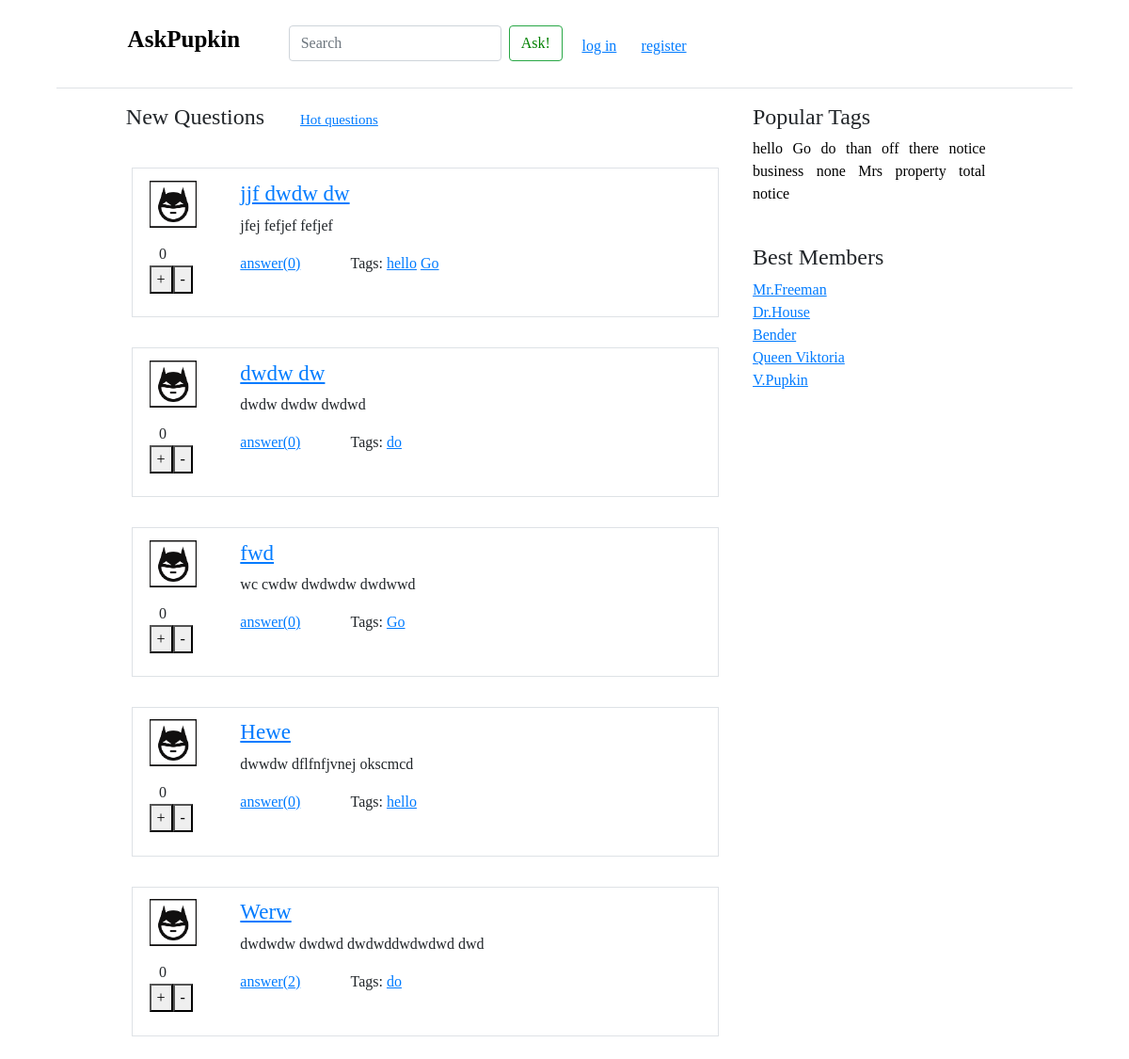
The page / on the database its author committed.
### questions/models.py (models this page shows, shortened)
class Question(models.Model):
    author = models.ForeignKey(Profile, on_delete=models.CASCADE, default=0)
    title = models.CharField(default=0, max_length=128, verbose_name=u"Заголовок вопроса")
    text = models.TextField(default=0, verbose_name=u"Текст вопроса")
    rating = models.IntegerField(default=0, verbose_name=u"Рейтинг вопроса")
    tags = models.ManyToManyField(Tag, related_name='questions')
    create_date = models.DateTimeField(default=datetime.now, verbose_name=u"Время создания вопроса")
    objects = QuestionManager()

class Profile(models.Model):
    user = models.OneToOneField(
        settings.AUTH_USER_MODEL,
        on_delete=models.CASCADE
    )
    avatar = models.ImageField(default="static/image/avatar.png")
    USERNAME_FIELD ='username'

class Tag(models.Model):
    title = models.CharField(max_length=64, verbose_name=u"Название тега")
    rating = models.IntegerField(default=0, verbose_name=u"Рейтинг тега")
    objects = TagManager()

### questions/views.py (the view)
# urls.py: path('', views.MainView.as_view(),name="index"),
class MainView(TemplateView):
    template_name = 'questions/index.html'
    def get(self, request):
        if request.user.is_authenticated:
            all_tags = Tag.objects.get_all_tags()
            questions = Question.objects.sort_by_question_date()
            objects_page = pagination(request.GET.get('page'), questions);
            return render(request, self.template_name, {"tags": all_tags, "page_obj": objects_page, "user": auth.get_user(request)})
        else:
            all_tags = Tag.objects.get_all_tags()
            questions = Question.objects.sort_by_question_date()
            objects_page = pagination(request.GET.get('page'), questions);
            return render(request, self.template_name, {"tags": all_tags, "page_obj": objects_page})

### questions/managers.py (called while the page is built)
    def sort_by_question_date(self):
        return self.all().order_by('create_date').reverse()

    def get_all_tags(self):
        return self.all()

### questions/views.py (called while the page is built)
def pagination(page, object_list):
    p = Paginator(object_list, settings_s.PAGE_CONST)
    try:
        objects_page = p.get_page(page)
    except PageNotAnInteger:
        objects_page = p.get_page(1)
    return objects_page

### questions/templates/questions/index.html (shortened to what this page needs)
{% extends 'base.html' %}
{% load static %}
{% block content %}
    <h4>New Questions <span class="small_text"><a href="{% url 'hot' %}">Hot questions</a></h4>
{% for question in page_obj %}
<div class="post_padding">
<div class="row padding_2_p border margin_for_row padding_top_2">
    <div class="left_col_reg padding_right col-md-2">
        <img src="/{{question.author.avatar}}" class="img_avatar"></img>
                <div class="col_padding_left">{{question.rating}}</div>
                <div class="btn-group" >
                        <button type="button" class="button_like">+</button>
                        <button type="button" >-</button>
                </div>
    </div>
    <div class="left_col_reg col-md-10 mb-3" >
        <h2 class="header2"><a href="{% url 'question' question.id %}">{{question.title}}</a></h2>
        <p class="normal_text">{{question.text}}</p>
        <p class="normal_text"><a href="{% url 'question' question.id %}">answer({{question.answer_set.count}})</a>
            <span class="left_padding">Tags:
                {% for tag in question.tags.all %}
                <a href="#">{{tag.title}}</a>
                {% endfor %}
            </span>
        </p>
    </div>
</div>
</div>
{% endfor %}
{% endblock %}

### questions/templates/base.html (shortened to what this page needs)
{% load static %}
<!doctype html>
<html lang="en">
  <head>
      <link rel="stylesheet" type="text/css" href="{% static 'css/bootstrap/css/bootstrap.min.css' %}">
      <link rel="stylesheet" type="text/css" href="{% static 'css/c_base.css' %}">
  </head>
  <body>
   <div class="c margin_b">
<div class="d-flex flex-column flex-md-row align-items-center p-3 px-md-4 mb-3 bg-white border-bottom box-shadow">
    <h5 class="nav_padding_left site_header"><a class="des" href="{% url 'index' %}">AskPupkin</a></h5>
    <form class="nav_padding_left form-inline mt-2 mt-md-0">
        <input class="form-control mr-sm-2" type="text" placeholder="Search" aria-label="Search">
    </form>
    <button class="btn btn-outline-success my-2 my-sm-0" type="submit"><a class="button_d_g" href="{% url 'ask' %}">Ask!</a></button>
    {% if user.is_authenticated %}
    <img src="{% static 'image/avatar.png' %}" class="img_nav"></img>
    <div class="padding_nav col-sm-3 col-sm-offset-1 blog-sidebar">
        <div class="align_left_nav sidebar-module sidebar-module-inset">
            <span class="text-dark" >{{user.username}}</span>
            <p><a href="{% url 'settings' %}">settings</a>
                <a href="{% url 'logout' %}?сontinue={{ request.path|urlencode }}">log out</a>
            </p>
        </div>
    </div>
    {% else %}
     <div class="padding_nav col-sm-3 col-sm-offset-1 blog-sidebar">
        <div class="align_left_nav sidebar-module sidebar-module-inset">
            <p><a href="{% url 'login' %}?сontinue={{ request.path|urlencode }}">log in</a>
            <a class="nav_padding" href="{% url 'register' %}">register</a>
            </p>
        </div>
    </div>
    {% endif %}
</div>
    <div class="row">
        <div class="padding_8_p col-sm-8 blog-main">
            {% block content %}{% endblock %}
        </div>
        <div class="col-sm-3 col-sm-offset-1 blog-sidebar">
          <div class="justify sidebar-module sidebar-module-inset">
            <h4>Popular Tags</h4>
            <p>
                {% for tag in tags %}
                <a href="/tag/{{ tag.title }}" class="des">{{ tag.title }}</a>
                {% endfor %}
            </p>
          </div>
          <div class="best_members_top ccdsidebar-module">
            <h4>Best Members</h4>
            <ol class="list-unstyled">
              <li><a href="#">Mr.Freeman</a></li>
              <li><a href="#">Dr.House</a></li>
              <li><a href="#">Bender</a></li>
              <li><a href="#">Queen Viktoria</a></li>
              <li><a href="#">V.Pupkin</a></li>
            </ol>
          </div>
        </div>
      </div>
   </div>
  </body>
</html>

### questions/static/css/c_base.css (style rules this page uses)
span.small_text { padding-left:5%; font-size:15px; }
span.left_padding { padding-left:10%; }
body { font-family: Comic Sans MS;  }
.site_header { font-weight: bold; font-size:25px; }
.border { outline:4px; }
img { width: 50px; }
.img_avatar { margin-left: 5%; }
.padding_nav { padding-top: 2%; padding-left:2% }
.align_left_nav { text-align:left; }
.c { padding-right: 5%; padding-left: 5%; }
.header2 { font-size:23px; }
a { text-decoration:underline; }
a.des { color:black; text-decoration: none; }
.button_like { margin-left: 10%; }
.post_padding { padding-top: 5%; }
.col_padding_left { padding-left:15%; }
.normal_text { font-weight: normal; }
.nav_padding { padding-left:10%; }
.nav_padding_left { padding-left:5%; }
.padding_8_p { padding-left:8%; }
.padding_2_p { padding-left:2%; }
.left_col_reg { padding-left:0%; }
.justify { text-align:justify; }
.best_members_top { padding-top:10%; }
.padding_right { magrin:1%; padding-right:0%; }
.padding_top_2 { padding-top:2%; padding-bottom:2%; }
.margin_for_row { margin-right: 1%; margin-left: 1%; }
a.button_d_g { color:green; text-decoration: none; }
.margin_b { margin-bottom:2%; }

### rows shown on the page
Question: author.avatar (placeholder picture), rating "0", title "jjf dwdw dw", text "jfej fefjef fefjef", answer_set.count "0"
Tag: title "hello"
Tag: title "Go"
Question: author.avatar (placeholder picture), rating "0", title "dwdw dw", text "dwdw dwdw dwdwd", answer_set.count "0"
Tag: title "do"
Question: author.avatar (placeholder picture), rating "0", title "fwd", text "wc cwdw dwdwdw dwdwwd", answer_set.count "0"
Question: author.avatar (placeholder picture), rating "0", title "Hewe", text "dwwdw dflfnfjvnej okscmcd", answer_set.count "0"
Question: author.avatar (placeholder picture), rating "0", title "Werw", text "dwdwdw dwdwd dwdwddwdwdwd dwd", answer_set.count "2"
Tag: title "than"
Tag: title "off"
Tag: title "there"
Tag: title "notice"
Tag: title "business"
Tag: title "none"
Tag: title "Mrs"
Tag: title "property"
Tag: title "total"
Tag: title "notice"
